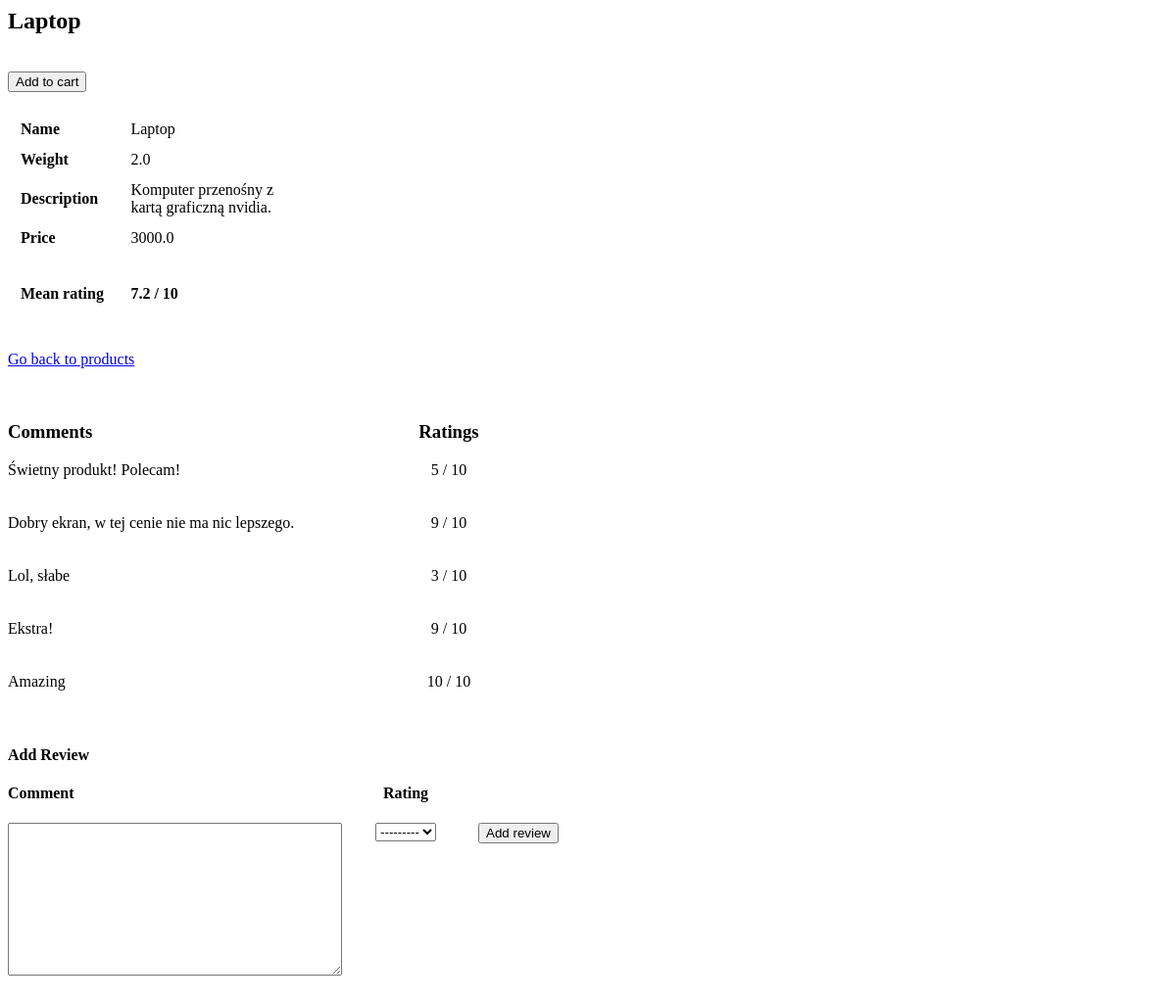
The page /products/1 on the database as committed earlier.
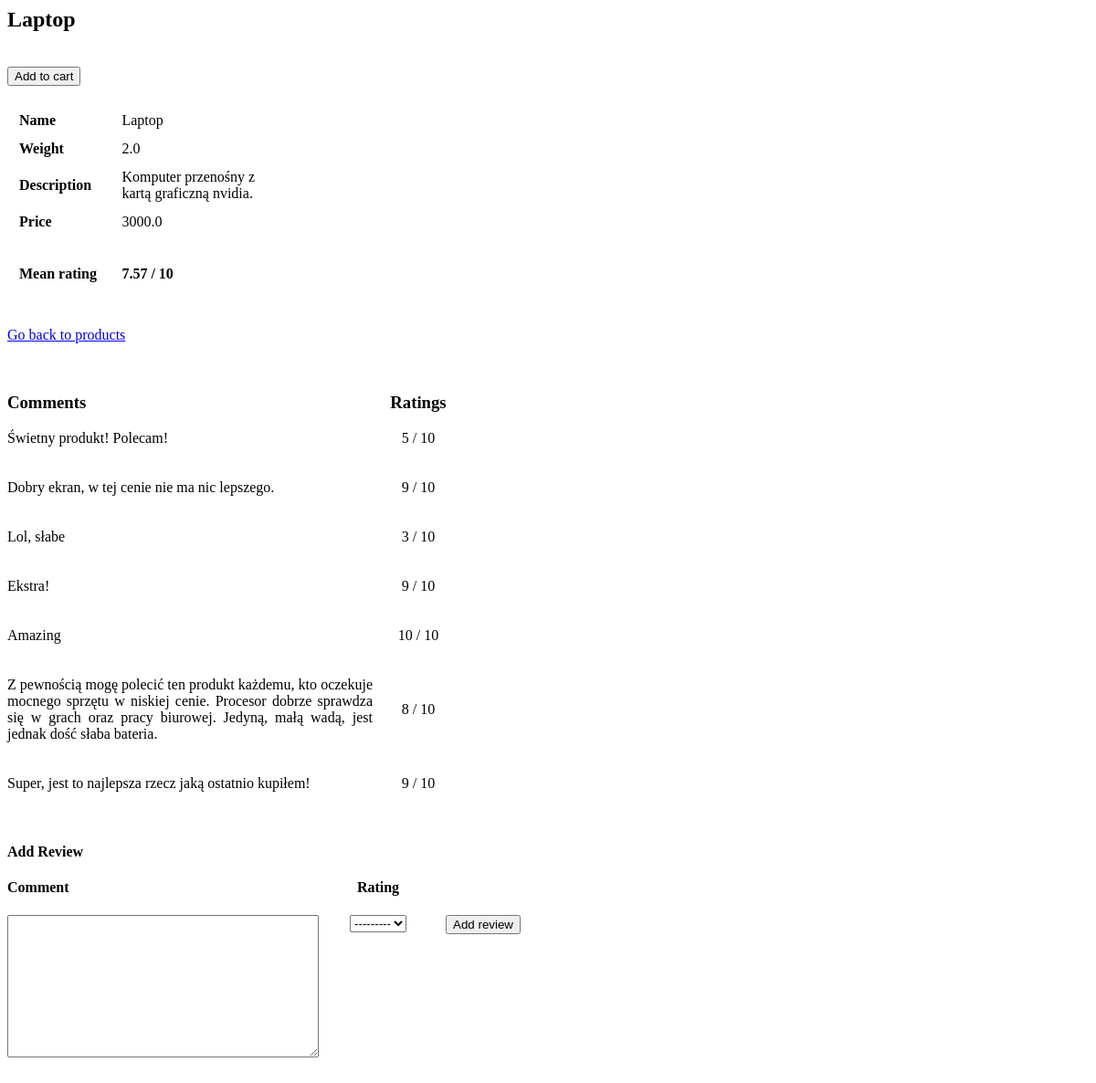
The same page on the database as committed later.
### shop/models.py (models this page shows)
class Review(models.Model):
    RATING_CHOICES = list(range(1, 11))
    RATING_CHOICES = [(x, x) for x in RATING_CHOICES]
    product = models.ForeignKey(Product, on_delete=models.PROTECT)
    rating = models.PositiveSmallIntegerField(choices=RATING_CHOICES)
    comment = models.CharField(max_length=3000)

### shop/views.py (the view)
# urls.py: path('products/<int:product_id>', views.product_details),
def product_details(request, product_id):
    product = Product.objects.get(id=product_id)
    reviews = list(Review.objects.all())
    reviews = [review for review in reviews if review.product.id == product_id]
    form = ReviewForm()
    context = {'product': product,
               'reviews': reviews, 'form': form,
               'mean_rating': mean_rating(reviews)}
    return render(request, "shop/product_details.html", context)

### shop/forms.py
class ReviewForm(ModelForm):
    comment = forms.CharField(
        widget=forms.Textarea(attrs={'cols': 40, 'rows': 10}))
    class Meta:
        model = Review
        fields = ['rating']

### shop/views.py (called while the page is built)
def mean_rating(reviews):
    if reviews != []:
        return f"{round(mean([r.rating for r in reviews]), 2)} / 10"
    else:
        return 'No ratings so far'

### shop/templates/shop/product_details.html (shortened to what this page needs)
{% extends "base.html" %}
{% block content %}
<h2>{{ product.name }}</h2>
<br>
<form action="/cart/add/" method="post">
    <input type="submit" value="Add to cart">
</form>
<table width="300" cellspacing="13" cellpadding="0">
    <col width="150">
    <col width="400">
    <tbody>
        <tr>
            <td>
                <b>Name</b>
            </td>
            <td>
                {{ product.name }}
            </td>
        </tr>
        <tr>
            <td>
                <b>Weight</b>
            </td>
            <td>
                {{ product.weight }}
            </td>
        </tr>
        <tr>
            <td>
                <b>Description</b>
            </td>
            <td>
                {{ product.description }}
            </td>
        </tr>
        <tr>
            <td>
                <b>Price</b>
            </td>
            <td>
                {{  product.price }}
            </td>
        </tr>
        <tr>
            <td>
                <b>Mean rating</b>
            </td>
            <td>
                <b>{{ mean_rating }}</b>
            </td>
        </tr>
    </tbody>
</table>
<br><br>
<a href=".">Go back to products</a><br><br><br><br>
<table cellspacing="0" cellpadding="0">
    <tbody>
        <col width="400">
        <col width="100">
        <tr>
            <td>
                <h3>Comments</h3>
            </td>
            <td style="text-align:center">
                <h3>Ratings</h3>
            </td>
        </tr>
        {% for review in reviews %}
        <tr>
            <td style="text-align:justify">{{ review.comment }}</td>
            <td style="text-align:center">{{ review.rating }} / 10</td>
        </tr>
        <tr>
            <td>&nbsp;</td>
            <td>&nbsp;</td>
        </tr>
        <tr>
            <td>&nbsp;</td>
            <td>&nbsp;</td>
            <td>&nbsp;</td>
        </tr>
        {% endfor %}
    </tbody>
</table>
<h4>Add Review</h4>
<form action="/review/add/" method="post">
    <table cellspacing="0" cellpadding="0">
        <tbody>
            <col width="300">
            <col width="130">
            <col width="100">
            <tr>
                <td>
                    <h4>Comment</h4>
                </td>
                <td style="text-align:center">
                    <h4>Rating</h4>
                </td>
                <td></td>
            </tr>
            <tr>
                <td>
                    {{form.comment}}
                </td>
                <td style="text-align:center; vertical-align:top">
                    {{form.rating}}
                </td>
                <td style="text-align:center; vertical-align:top">
                    <input type="submit" value="Add review">
                </td>
            </tr>
        </tbody>
    </table>
</form>
<br><br><br>
{% endblock %}

Rows that differ between the two databases and show on the page:
added Review: comment "Z pewnością mogę polecić ten produkt każdemu, kto oczekuje mocnego sprzętu w niskiej cenie. Procesor dobrze sprawdza się w grach oraz pracy biurowej. Jedyną, małą wadą, jest jednak dość słaba bateria.", rating "8"
added Review: comment "Super, jest to najlepsza rzecz jaką ostatnio kupiłem!", rating "9"
Other text that changed with them:
{{ mean_rating }}: "7.2 / 10" → "7.57 / 10"
